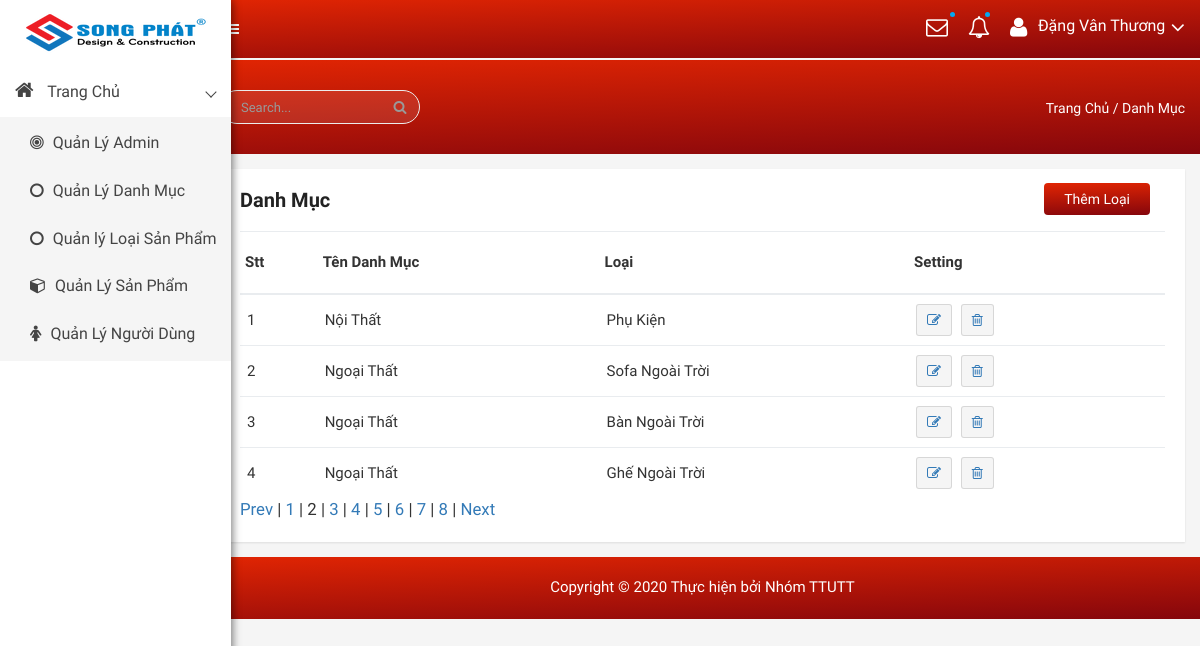
Page /admin/modules/type/index.php?trang=2 on the committed database.
### tables this page shows
CREATE TABLE `type` (
  `id` int(11) NOT NULL,
  `name` varchar(100) NOT NULL,
  `category` int(100) NOT NULL
);

CREATE TABLE `category` (
  `id` int(11) NOT NULL,
  `name` varchar(100) DEFAULT NULL,
  `slug` varchar(100) DEFAULT NULL,
  `images` varchar(100) DEFAULT NULL,
  `banner` varchar(100) DEFAULT NULL,
  `home` tinyint(100) DEFAULT 0,
  `status` tinyint(4) DEFAULT 0,
  `created_at` timestamp NOT NULL DEFAULT current_timestamp(),
  `updated` timestamp NOT NULL DEFAULT current_timestamp() ON UPDATE current_timestamp()
);

### libraries/Database.php (called while the page is built, shortened)
<?php
class DataProvider
{
	public static function ExecuteQuery($sql)
	{
		try{
			$connection = mysqli_connect("localhost","root","", "webnoithat");
			mysqli_query($connection, "set names 'utf8'");
			$result = mysqli_query($connection, $sql);
			return $result;
		}catch(Exception $ex)
		{
			return null;
		}
    }
}
?>

### admin/modules/type/index.php (the view, shortened to what this page needs)
<?php require_once __DIR__ . "/../../layouts/header.php" ?>
<?php
$sotin1trang = 4;
if( isset($_GET["trang"]) ){
	$trang = $_GET["trang"];
	settype($trang, "int");
}else{
	$trang = 1;
}
?>
<div class="product-status mg-tb-15">
   <div class="container-fluid">
      <div class="row">
         <div class="col-lg-12 col-md-12 col-sm-12 col-xs-12">
            <div class="product-status-wrap">
               <h4>Danh Mục</h4>
               <div class="add-product">
                  <a href="add.php">Thêm Loại</a>
               </div>
               <table>
                  <tr>
                     <th>Stt</th>
                     <th>Tên Danh Mục</th>
                     <th>Loại</th>
                     <th>Setting</th>
                  </tr>
                  <?php
                  try {
                     $from = ($trang -1 ) * $sotin1trang;
                     $sql = "SELECT id, name, category FROM `type` LIMIT $from, $sotin1trang";
                     $result = DataProvider::ExecuteQuery($sql);
                     $stt = 0;
                     while ($row = mysqli_fetch_array($result)) {
                        $sql1="SELECT name FROM `category` WHERE `id` = '{$row['category']}'";
                        $result1= DataProvider::ExecuteQuery($sql1);
                        $row1= mysqli_fetch_array($result1);
                        $stt++;
                        $chuoi = <<< EOD
                             <tr>
                             <td>$stt</td>
                             <td> {$row1['name']}</td>
                             <td> {$row['name']} </td>
                             <td>
                                 <a href="edit.php?id= {$row['id']} "> <button data-toggle="tooltip" title="Edit" class="pd-setting-ed"><i class="fa fa-pencil-square-o" aria-hidden="true"></i></button></a>
                                 <a href="delete.php?id= {$row['id']} "> <button data-toggle="tooltip" title="Trash" class="pd-setting-ed"><i class="fa fa-trash-o" aria-hidden="true"> </i> </button> </a>
                             </td>
                         </tr>
                         EOD;
                        echo $chuoi;
                     }
                  } catch (Exception $ex) {
                     echo "Không thể mở CSDL";
                  }
                  ?>
               </table>
               <div id="phantrangtype">
             <?php
             $x = "SELECT id FROM `type`";
             $kq = DataProvider::ExecuteQuery($x);
             $tongsotin = mysqli_num_rows($kq);
             $sotrang = ceil($tongsotin / $sotin1trang);
               if ($trang > 1 && $sotrang > 1){
               echo '<a href="index.php?trang='.($trang-1).'"> Prev</a> | ';
               }
               for ($i = 1; $i <= $sotrang; $i++){
               if ($i == $trang){
               echo '<span>'.$i.'</span> | ';
               }
               else{
               echo '<a href="index.php?trang='.$i.'">'.$i.'</a> | ';
               }
               }
               if ($trang < $sotrang && $sotrang > 1){
               echo '<a href="index.php?trang='.($trang+1).'">Next</a>  ';
               }
          ?>
</div>
            </div>
         </div>
      </div>
   </div>
</div>
<?php require_once __DIR__ . "/../../layouts/footer.php" ?>

### public/admin/css/main.css (style rules this page uses)
html { color: #222; font-size: 1em; line-height: 1.4; }

### public/admin/style.css (style rules this page uses)
html, body { height: 100%; font-family: 'Play', sans-serif;font-weight:400;background:#f5f5f5; }
h1, h2, h3, h4, h5, h6 { margin: 0 0 10px; font-weight:700; }
a { transition: all 0.3s ease 0s;text-decoration:none; }
a:visited, a:link, a:active { text-decoration: none; }
.mg-tb-15 { margin:15px 0px; }
.product-sales-chart, .analytics-info-cs, .tranffic-als-inner, .analytics-rounded, .single-new-trend, .personal-info-wrap, .author-widgets-single, .calender-inner, .product-status-wrap, .review-tab-pro-inner, .income-dashone-total, .analytics-adminpro-wrap, .analytics-sparkle-line, .analysis-progrebar, .sparkline8-list, .sparkline9-list, .sparkline7-list, .sparkline10-list, .sparkline12-list, .sparkline13-list, .sparkline14-list, .sparkline13-list, .sparkline11-list, .x-editable-list, .code-editor-single, .blog-details-inner, .charts-single-pro, .about-sparkline, .sparkline-list, .button-ad-wrap, .tab-content-details, .sparkline16-list, .sparkline15-list, .tinymce-single { padding:20px; background:#fff; -webkit-box-shadow: 0px 1px 2px 0px rgba(0, 0, 0, 0.1); box-shadow: 0px 1px 2px 0px rgba(0, 0, 0, 0.1); }
.add-product a { float: right; position: absolute; top: 14px; right: 50px; background: -webkit-linear-gradient(178deg, #e12503 0%, #85060c 100%); background: linear-gradient(178deg, #e12503 0%, #85060c 100%); padding: 6px 20px; color: #fff; border-radius: 4px; }
.product-status-wrap h4 { font-size: 20px; color: #222; margin-bottom: 20px; }
.product-status-wrap table { width: 100%; }
.product-status-wrap table th { padding: 20px 5px; vertical-align: top; border-top: 1px solid #e9ecef; }
.product-status-wrap table th { vertical-align: bottom; border-bottom: 2px solid #e9ecef; }
.product-status-wrap th, .product-status-wrap td { padding: 10px; text-align: left; font-size: 15px; }
.product-status-wrap table td { padding: 9px 7px; border-top: 1px solid #e9ecef; }
.sales-report-stn-his button.product-btn-history, button.pd-setting-ed { padding: 5px 10px; font-size: 14px; border-radius: 3px; border: 1px solid rgba(0,0,0,.12); background: #f5f5f5; }
button.pd-setting-ed { display: inline-block; margin-right: 5px; }

### admin/modules/type/index.php (style rules this page uses)
#phantrangtype { font-size:larger; }

### rows in the picture
type: category.name "Nội Thất", name "Phụ Kiện"
type: category.name "Ngoại Thất", name "Sofa Ngoài Trời"
type: category.name "Ngoại Thất", name "Bàn Ngoài Trời"
type: category.name "Ngoại Thất", name "Ghế Ngoài Trời"
